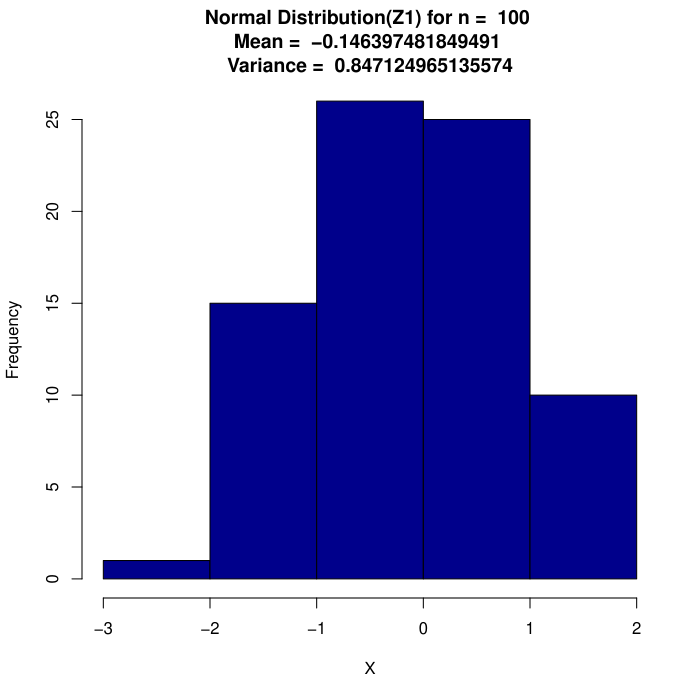

R code for this plot:
f<-function(v1,v2)
{
	return(v1*sqrt(-2*log(v1^2+v2^2)/(v1^2+v2^2)))
}
g<-function(v1,v2)
{
	return(v2*sqrt(-2*log(v1^2+v2^2)/(v1^2+v2^2)))
}
p<-c(100,500,10000)
for(i in 1:3)
{
	v1<-2*runif(p[i])-1
	v2<-2*runif(p[i])-1
	j<-1
	k<-1
	z1<-vector("numeric")
	z2<-vector("numeric")
	while(j<=p[i])
	{
		if(v1[j]^2+v2[j]^2<1)
		{
			z1[k]<-f(v1[j],v2[j])
			z2[k]<-g(v1[j],v2[j])
			k=k+1
		}
		j=j+1
	}
	cat("Mean of ",p[i],"numbers of z1 is ",mean(z1),"\n")
	cat("Mean of ",p[i],"numbers of z2 is ",mean(z2),"\n")
	cat("Variance of ",p[i],"numbers of z1 is ",var(z1),"\n")
	cat("Variance of ",p[i],"numbers of z2 is ",var(z2),"\n")
	hist(z1,col="darkblue",main=paste("Normal Distribution(Z1) for n = ",p[i],"\nMean = ",mean(z1),"\nVariance = ",var(z1)),xlab="X",ylab="Frequency",breaks=p[i]/20)
	hist(z2,col="darkblue",main=paste("Normal Distribution(Z2) for n = ",p[i],"\nMean = ",mean(z2),"\nVariance = ",var(z2)),xlab="X",ylab="Frequency",breaks=p[i]/20)
}
